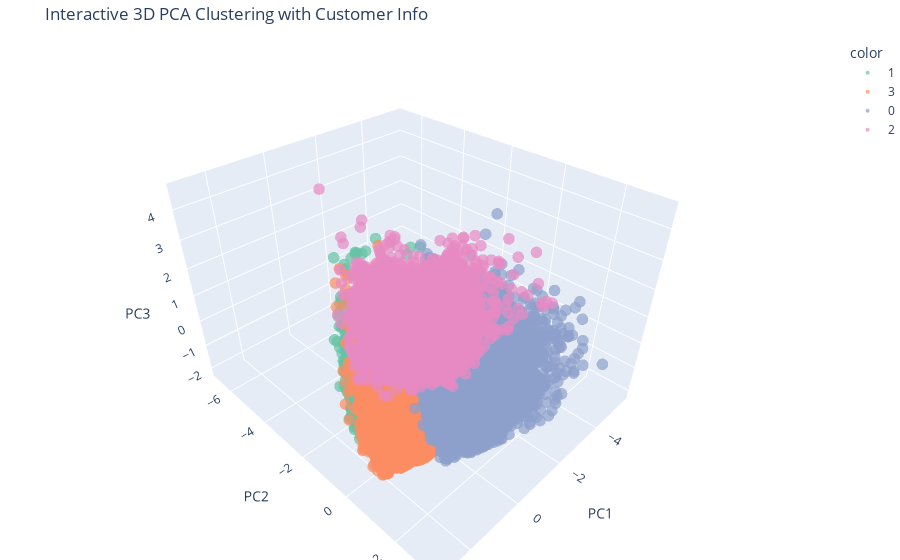

Notebook code cell kept with this figure:
### Markdown cell above
Optimal Number of Clusters:
- The Elbow Method suggests an inflection point around k = 3 or 4, where adding more clusters leads to smaller gains in reducing within-cluster variance.
- The Silhouette Score peaks at k = 4, indicating this is the most cohesive and well-separated clustering structure among the values tested.

Based on this combined evidence, we will be selecting k = 4 as the optimal number of clusters for segmenting the customer data.

### Code cell
import plotly.express as px
import pandas as pd

df_clustered = df.copy()
df_clustered['Cluster'] = clusters

# Join PCA features
pca_df = pd.DataFrame(pca_features, columns=['PC1', 'PC2', 'PC3'])
pca_df = pd.concat([pca_df, df_clustered[['Cluster', 'Customer Age', 'Quantity', 'Profit Margin']].reset_index(drop=True)], axis=1)

fig = px.scatter_3d(
    pca_df,
    x='PC1', y='PC2', z='PC3',
    color=pca_df['Cluster'].astype(str),
    title='Interactive 3D PCA Clustering with Customer Info',
    opacity=0.7,
    color_discrete_sequence=px.colors.qualitative.Set2,
    hover_data={
        'Cluster': True,
        'Customer Age': True,
        'Quantity': True,
        'Profit Margin': True,
        'PC1': False, 'PC2': False, 'PC3': False  # Optional: hide PCA coords
    }
)

fig.update_traces(marker=dict(size=4))
fig.update_layout(margin=dict(l=0, r=0, b=0, t=40))
fig.show()

### Figure 1 — Plotly figure (JSON) as saved in the notebook; plotly's stock layout.template omitted (floating-point values rounded to 4 significant figures; data arrays with more than 128 entries replaced by an {"elided": "..."} marker saying what was removed)
{"data": [{"customdata": {"elided": "5841x4 float values"}, "hovertemplate": "color=1<br>Cluster=%{customdata[0]}<br>Customer Age=%{customdata[1]}<br>Quantity=%{customdata[2]}<br>Profit Margin=%{customdata[3]}<extra></extra>", "legendgroup": "1", "marker": {"color": "rgb(102,194,165)", "opacity": 0.7, "size": 4, "symbol": "circle"}, "mode": "markers", "name": "1", "scene": "scene", "showlegend": true, "type": "scatter3d", "x": {"elided": "5841 float values"}, "y": {"elided": "5841 float values"}, "z": {"elided": "5841 float values"}}, {"customdata": {"elided": "12673x4 float values"}, "hovertemplate": "color=3<br>Cluster=%{customdata[0]}<br>Customer Age=%{customdata[1]}<br>Quantity=%{customdata[2]}<br>Profit Margin=%{customdata[3]}<extra></extra>", "legendgroup": "3", "marker": {"color": "rgb(252,141,98)", "opacity": 0.7, "size": 4, "symbol": "circle"}, "mode": "markers", "name": "3", "scene": "scene", "showlegend": true, "type": "scatter3d", "x": {"elided": "12673 float values"}, "y": {"elided": "12673 float values"}, "z": {"elided": "12673 float values"}}, {"customdata": {"elided": "13474x4 float values"}, "hovertemplate": "color=0<br>Cluster=%{customdata[0]}<br>Customer Age=%{customdata[1]}<br>Quantity=%{customdata[2]}<br>Profit Margin=%{customdata[3]}<extra></extra>", "legendgroup": "0", "marker": {"color": "rgb(141,160,203)", "opacity": 0.7, "size": 4, "symbol": "circle"}, "mode": "markers", "name": "0", "scene": "scene", "showlegend": true, "type": "scatter3d", "x": {"elided": "13474 float values"}, "y": {"elided": "13474 float values"}, "z": {"elided": "13474 float values"}}, {"customdata": {"elided": "2878x4 float values"}, "hovertemplate": "color=2<br>Cluster=%{customdata[0]}<br>Customer Age=%{customdata[1]}<br>Quantity=%{customdata[2]}<br>Profit Margin=%{customdata[3]}<extra></extra>", "legendgroup": "2", "marker": {"color": "rgb(231,138,195)", "opacity": 0.7, "size": 4, "symbol": "circle"}, "mode": "markers", "name": "2", "scene": "scene", "showlegend": true, "type": "scatter3d", "x": {"elided": "2878 float values"}, "y": {"elided": "2878 float values"}, "z": {"elided": "2878 float values"}}], "layout": {"legend": {"title": {"text": "color"}, "tracegroupgap": 0}, "margin": {"b": 0, "l": 0, "r": 0, "t": 40}, "scene": {"domain": {"x": [0, 1], "y": [0, 1]}, "xaxis": {"title": {"text": "PC1"}}, "yaxis": {"title": {"text": "PC2"}}, "zaxis": {"title": {"text": "PC3"}}}, "title": {"text": "Interactive 3D PCA Clustering with Customer Info"}}}
